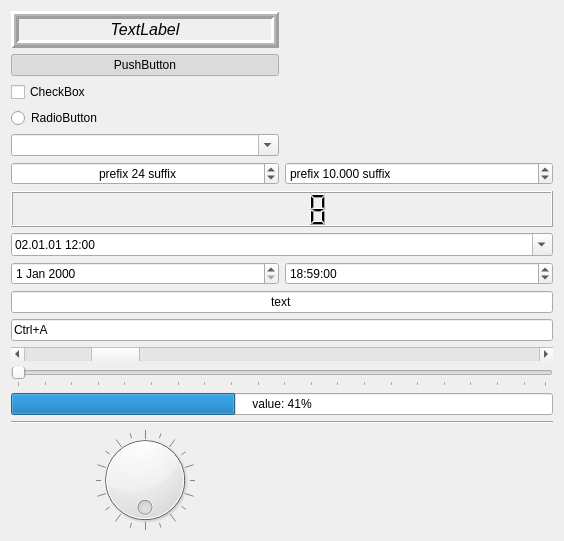
<?xml version="1.0" encoding="UTF-8"?>
<ui version="4.0">
 <class>FormWidgets1</class>
 <widget class="QWidget" name="FormWidgets1">
  <property name="geometry">
   <rect>
    <x>0</x>
    <y>0</y>
    <width>564</width>
    <height>541</height>
   </rect>
  </property>
  <property name="windowTitle">
   <string>FormWidgets1</string>
  </property>
  <layout class="QGridLayout" name="gridLayout">
   <item row="3" column="0">
    <widget class="QCheckBox" name="checkBox">
     <property name="text">
      <string>CheckBox</string>
     </property>
     <property name="checked">
      <bool>false</bool>
     </property>
     <property name="tristate">
      <bool>true</bool>
     </property>
    </widget>
   </item>
   <item row="16" column="0" colspan="2">
    <widget class="QProgressBar" name="progressBar">
     <property name="minimum">
      <number>-100</number>
     </property>
     <property name="maximum">
      <number>200</number>
     </property>
     <property name="value">
      <number>24</number>
     </property>
     <property name="alignment">
      <set>Qt::AlignCenter</set>
     </property>
     <property name="textVisible">
      <bool>true</bool>
     </property>
     <property name="orientation">
      <enum>Qt::Horizontal</enum>
     </property>
     <property name="invertedAppearance">
      <bool>false</bool>
     </property>
     <property name="textDirection">
      <enum>QProgressBar::TopToBottom</enum>
     </property>
     <property name="format">
      <string>value: %p%</string>
     </property>
    </widget>
   </item>
   <item row="12" column="0" colspan="2">
    <widget class="QLineEdit" name="lineEdit">
     <property name="text">
      <string>text</string>
     </property>
     <property name="maxLength">
      <number>32765</number>
     </property>
     <property name="frame">
      <bool>true</bool>
     </property>
     <property name="echoMode">
      <enum>QLineEdit::Normal</enum>
     </property>
     <property name="cursorPosition">
      <number>4</number>
     </property>
     <property name="alignment">
      <set>Qt::AlignCenter</set>
     </property>
     <property name="dragEnabled">
      <bool>false</bool>
     </property>
     <property name="readOnly">
      <bool>false</bool>
     </property>
     <property name="placeholderText">
      <string>placeholder</string>
     </property>
     <property name="cursorMoveStyle">
      <enum>Qt::LogicalMoveStyle</enum>
     </property>
     <property name="clearButtonEnabled">
      <bool>false</bool>
     </property>
    </widget>
   </item>
   <item row="15" column="0" colspan="2">
    <widget class="QSlider" name="horizontalSlider">
     <property name="orientation">
      <enum>Qt::Horizontal</enum>
     </property>
     <property name="tickPosition">
      <enum>QSlider::TicksBelow</enum>
     </property>
     <property name="tickInterval">
      <number>5</number>
     </property>
    </widget>
   </item>
   <item row="2" column="0">
    <widget class="QPushButton" name="pushButton">
     <property name="text">
      <string>PushButton</string>
     </property>
     <property name="shortcut">
      <string>Ctrl+L</string>
     </property>
     <property name="checkable">
      <bool>true</bool>
     </property>
     <property name="checked">
      <bool>true</bool>
     </property>
     <property name="autoRepeat">
      <bool>false</bool>
     </property>
     <property name="autoExclusive">
      <bool>false</bool>
     </property>
     <property name="autoRepeatDelay">
      <number>300</number>
     </property>
     <property name="autoRepeatInterval">
      <number>100</number>
     </property>
     <property name="autoDefault">
      <bool>false</bool>
     </property>
     <property name="default">
      <bool>false</bool>
     </property>
     <property name="flat">
      <bool>false</bool>
     </property>
    </widget>
   </item>
   <item row="6" column="0">
    <widget class="QSpinBox" name="spinBox">
     <property name="wrapping">
      <bool>false</bool>
     </property>
     <property name="frame">
      <bool>true</bool>
     </property>
     <property name="alignment">
      <set>Qt::AlignCenter</set>
     </property>
     <property name="readOnly">
      <bool>false</bool>
     </property>
     <property name="buttonSymbols">
      <enum>QAbstractSpinBox::UpDownArrows</enum>
     </property>
     <property name="specialValueText">
      <string>special value</string>
     </property>
     <property name="accelerated">
      <bool>false</bool>
     </property>
     <property name="correctionMode">
      <enum>QAbstractSpinBox::CorrectToPreviousValue</enum>
     </property>
     <property name="keyboardTracking">
      <bool>true</bool>
     </property>
     <property name="showGroupSeparator" stdset="0">
      <bool>false</bool>
     </property>
     <property name="suffix">
      <string> suffix</string>
     </property>
     <property name="prefix">
      <string>prefix </string>
     </property>
     <property name="minimum">
      <number>1</number>
     </property>
     <property name="maximum">
      <number>80</number>
     </property>
     <property name="singleStep">
      <number>2</number>
     </property>
     <property name="stepType">
      <enum>QAbstractSpinBox::DefaultStepType</enum>
     </property>
     <property name="value">
      <number>36</number>
     </property>
     <property name="displayIntegerBase">
      <number>16</number>
     </property>
    </widget>
   </item>
   <item row="14" column="0" colspan="2">
    <widget class="QScrollBar" name="horizontalScrollBar">
     <property name="minimum">
      <number>1</number>
     </property>
     <property name="maximum">
      <number>50</number>
     </property>
     <property name="singleStep">
      <number>2</number>
     </property>
     <property name="pageStep">
      <number>5</number>
     </property>
     <property name="value">
      <number>8</number>
     </property>
     <property name="sliderPosition">
      <number>8</number>
     </property>
     <property name="tracking">
      <bool>true</bool>
     </property>
     <property name="orientation">
      <enum>Qt::Horizontal</enum>
     </property>
     <property name="invertedAppearance">
      <bool>false</bool>
     </property>
     <property name="invertedControls">
      <bool>true</bool>
     </property>
    </widget>
   </item>
   <item row="11" column="0">
    <widget class="QDateEdit" name="dateEdit">
     <property name="maximumDate">
      <date>
       <year>9999</year>
       <month>12</month>
       <day>31</day>
      </date>
     </property>
     <property name="minimumDate">
      <date>
       <year>1752</year>
       <month>9</month>
       <day>14</day>
      </date>
     </property>
     <property name="timeSpec">
      <enum>Qt::UTC</enum>
     </property>
     <property name="date">
      <date>
       <year>2000</year>
       <month>1</month>
       <day>1</day>
      </date>
     </property>
    </widget>
   </item>
   <item row="5" column="0">
    <widget class="QComboBox" name="comboBox">
     <property name="editable">
      <bool>true</bool>
     </property>
     <property name="currentText">
      <string/>
     </property>
     <property name="currentIndex">
      <number>-1</number>
     </property>
     <property name="maxVisibleItems">
      <number>12</number>
     </property>
     <property name="maxCount">
      <number>2147483646</number>
     </property>
     <property name="insertPolicy">
      <enum>QComboBox::InsertAtBottom</enum>
     </property>
     <property name="sizeAdjustPolicy">
      <enum>QComboBox::AdjustToContentsOnFirstShow</enum>
     </property>
     <property name="minimumContentsLength">
      <number>0</number>
     </property>
     <property name="placeholderText">
      <string>placeholder</string>
     </property>
     <property name="duplicatesEnabled">
      <bool>false</bool>
     </property>
     <property name="frame">
      <bool>true</bool>
     </property>
     <property name="modelColumn">
      <number>0</number>
     </property>
     <item>
      <property name="text">
       <string>1</string>
      </property>
     </item>
     <item>
      <property name="text">
       <string>2</string>
      </property>
     </item>
     <item>
      <property name="text">
       <string>3</string>
      </property>
     </item>
    </widget>
   </item>
   <item row="13" column="0" colspan="2">
    <widget class="QKeySequenceEdit" name="keySequenceEdit">
     <property name="keySequence">
      <string>Ctrl+A</string>
     </property>
    </widget>
   </item>
   <item row="8" column="0" colspan="2">
    <widget class="QLCDNumber" name="lcdNumber">
     <property name="smallDecimalPoint">
      <bool>false</bool>
     </property>
     <property name="digitCount">
      <number>5</number>
     </property>
     <property name="mode">
      <enum>QLCDNumber::Dec</enum>
     </property>
     <property name="segmentStyle">
      <enum>QLCDNumber::Filled</enum>
     </property>
     <property name="value" stdset="0">
      <double>8.000000000000000</double>
     </property>
     <property name="intValue" stdset="0">
      <number>8</number>
     </property>
    </widget>
   </item>
   <item row="11" column="1">
    <widget class="QTimeEdit" name="timeEdit">
     <property name="timeSpec">
      <enum>Qt::UTC</enum>
     </property>
     <property name="time">
      <time>
       <hour>18</hour>
       <minute>59</minute>
       <second>0</second>
      </time>
     </property>
    </widget>
   </item>
   <item row="6" column="1">
    <widget class="QDoubleSpinBox" name="doubleSpinBox">
     <property name="prefix">
      <string>prefix </string>
     </property>
     <property name="suffix">
      <string> suffix</string>
     </property>
     <property name="decimals">
      <number>3</number>
     </property>
     <property name="minimum">
      <double>-100.000000000000000</double>
     </property>
     <property name="maximum">
      <double>50.000000000000000</double>
     </property>
     <property name="singleStep">
      <double>0.500000000000000</double>
     </property>
     <property name="stepType">
      <enum>QAbstractSpinBox::DefaultStepType</enum>
     </property>
     <property name="value">
      <double>10.000000000000000</double>
     </property>
    </widget>
   </item>
   <item row="1" column="0">
    <widget class="QLabel" name="label">
     <property name="sizePolicy">
      <sizepolicy hsizetype="Preferred" vsizetype="Preferred">
       <horstretch>0</horstretch>
       <verstretch>0</verstretch>
      </sizepolicy>
     </property>
     <property name="minimumSize">
      <size>
       <width>1</width>
       <height>0</height>
      </size>
     </property>
     <property name="maximumSize">
      <size>
       <width>16777215</width>
       <height>16777215</height>
      </size>
     </property>
     <property name="font">
      <font>
       <pointsize>12</pointsize>
       <italic>true</italic>
      </font>
     </property>
     <property name="cursor">
      <cursorShape>CrossCursor</cursorShape>
     </property>
     <property name="focusPolicy">
      <enum>Qt::NoFocus</enum>
     </property>
     <property name="contextMenuPolicy">
      <enum>Qt::DefaultContextMenu</enum>
     </property>
     <property name="acceptDrops">
      <bool>false</bool>
     </property>
     <property name="toolTip">
      <string>tooltip</string>
     </property>
     <property name="toolTipDuration">
      <number>-1</number>
     </property>
     <property name="statusTip">
      <string>statustip</string>
     </property>
     <property name="whatsThis">
      <string>whatsthis</string>
     </property>
     <property name="accessibleName">
      <string>accessiblename</string>
     </property>
     <property name="accessibleDescription">
      <string>accessibledescription</string>
     </property>
     <property name="frameShape">
      <enum>QFrame::Box</enum>
     </property>
     <property name="frameShadow">
      <enum>QFrame::Raised</enum>
     </property>
     <property name="lineWidth">
      <number>3</number>
     </property>
     <property name="midLineWidth">
      <number>2</number>
     </property>
     <property name="text">
      <string>TextLabel</string>
     </property>
     <property name="textFormat">
      <enum>Qt::AutoText</enum>
     </property>
     <property name="scaledContents">
      <bool>false</bool>
     </property>
     <property name="alignment">
      <set>Qt::AlignCenter</set>
     </property>
     <property name="wordWrap">
      <bool>false</bool>
     </property>
     <property name="margin">
      <number>2</number>
     </property>
     <property name="indent">
      <number>-1</number>
     </property>
     <property name="openExternalLinks">
      <bool>false</bool>
     </property>
     <property name="textInteractionFlags">
      <set>Qt::LinksAccessibleByMouse</set>
     </property>
    </widget>
   </item>
   <item row="10" column="0" colspan="2">
    <widget class="QDateTimeEdit" name="dateTimeEdit">
     <property name="dateTime">
      <datetime>
       <hour>12</hour>
       <minute>0</minute>
       <second>0</second>
       <year>2001</year>
       <month>1</month>
       <day>2</day>
      </datetime>
     </property>
     <property name="date">
      <date>
       <year>2001</year>
       <month>1</month>
       <day>2</day>
      </date>
     </property>
     <property name="maximumDateTime">
      <datetime>
       <hour>23</hour>
       <minute>59</minute>
       <second>59</second>
       <year>9999</year>
       <month>12</month>
       <day>14</day>
      </datetime>
     </property>
     <property name="minimumDateTime">
      <datetime>
       <hour>0</hour>
       <minute>0</minute>
       <second>0</second>
       <year>1752</year>
       <month>9</month>
       <day>29</day>
      </datetime>
     </property>
     <property name="maximumDate">
      <date>
       <year>9999</year>
       <month>12</month>
       <day>14</day>
      </date>
     </property>
     <property name="minimumDate">
      <date>
       <year>1752</year>
       <month>9</month>
       <day>29</day>
      </date>
     </property>
     <property name="currentSection">
      <enum>QDateTimeEdit::DaySection</enum>
     </property>
     <property name="displayFormat">
      <string>dd.MM.yy HH:mm</string>
     </property>
     <property name="calendarPopup">
      <bool>true</bool>
     </property>
     <property name="currentSectionIndex">
      <number>0</number>
     </property>
     <property name="timeSpec">
      <enum>Qt::LocalTime</enum>
     </property>
    </widget>
   </item>
   <item row="4" column="0" colspan="2">
    <widget class="QRadioButton" name="radioButton">
     <property name="text">
      <string>RadioButton</string>
     </property>
    </widget>
   </item>
   <item row="19" column="0">
    <widget class="QDial" name="dial">
     <property name="wrapping">
      <bool>true</bool>
     </property>
     <property name="notchTarget">
      <double>5.000000000000000</double>
     </property>
     <property name="notchesVisible">
      <bool>true</bool>
     </property>
    </widget>
   </item>
   <item row="18" column="0" colspan="2">
    <widget class="Line" name="line">
     <property name="orientation">
      <enum>Qt::Horizontal</enum>
     </property>
    </widget>
   </item>
  </layout>
 </widget>
 <resources/>
 <connections/>
</ui>
